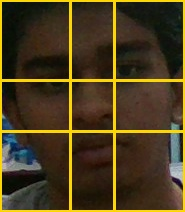
#> input picture male_face_golden_ratio_mediapipe.jpg, 185 x 212 px
$ python -i utils.py   (imports and definitions only)
#> lines starting #> are read from the running program, lines starting #| are printed output that depends on the picture; after the words box and inside, x2 and y2 are one past the last pixel; in counts of white or black regions, pixels touching at a corner belong together
#> further down, picture is the input picture: shape (212, 185, 3); mean B, G, R 29.5, 58.7, 72.5
# utils.py

import math
import cv2

def euclidean_distance(a, b):
    """Calculate Euclidean distance between two (x, y) points."""
    return math.hypot(a[0] - b[0], a[1] - b[1])

def cartoon_filter(img):
    """
    Applies a cartoon effect to the input image.
    """
    gray = cv2.cvtColor(img, cv2.COLOR_BGR2GRAY)
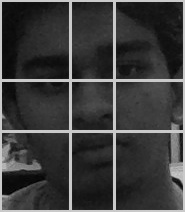
#> gray: shape (212, 185); min 1, max 208, mean 59.5
    gray = cv2.medianBlur(gray, 5)
    edges = cv2.adaptiveThreshold(
        gray, 255,
        cv2.ADAPTIVE_THRESH_MEAN_C,
        cv2.THRESH_BINARY,
        blockSize=9,
        C=9
    )
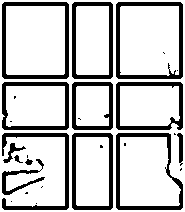
#> edges: shape (212, 185); 77.3% white; 28 black regions (14 under 20 px), largest, box (x1, y1, x2, y2) and area: (116, 2, 183, 79) 1103, (2, 2, 69, 79) 1078, (116, 133, 183, 210) 1007
    color = cv2.bilateralFilter(img, d=9, sigmaColor=75, sigmaSpace=75)
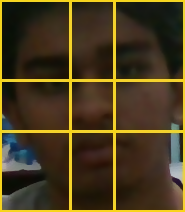
#> color: shape (212, 185, 3); mean B, G, R 30.1, 58.6, 72.3
    cartoon = cv2.bitwise_and(color, color, mask=edges)
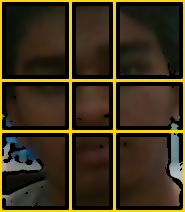
#> cartoon: shape (212, 185, 3); mean B, G, R 24.8, 49.5, 60.6
    return cartoon

>>> import cv2
>>> picture = cv2.imread('../male_face_golden_ratio_mediapipe.jpg')
>>> result = cartoon_filter(picture)
